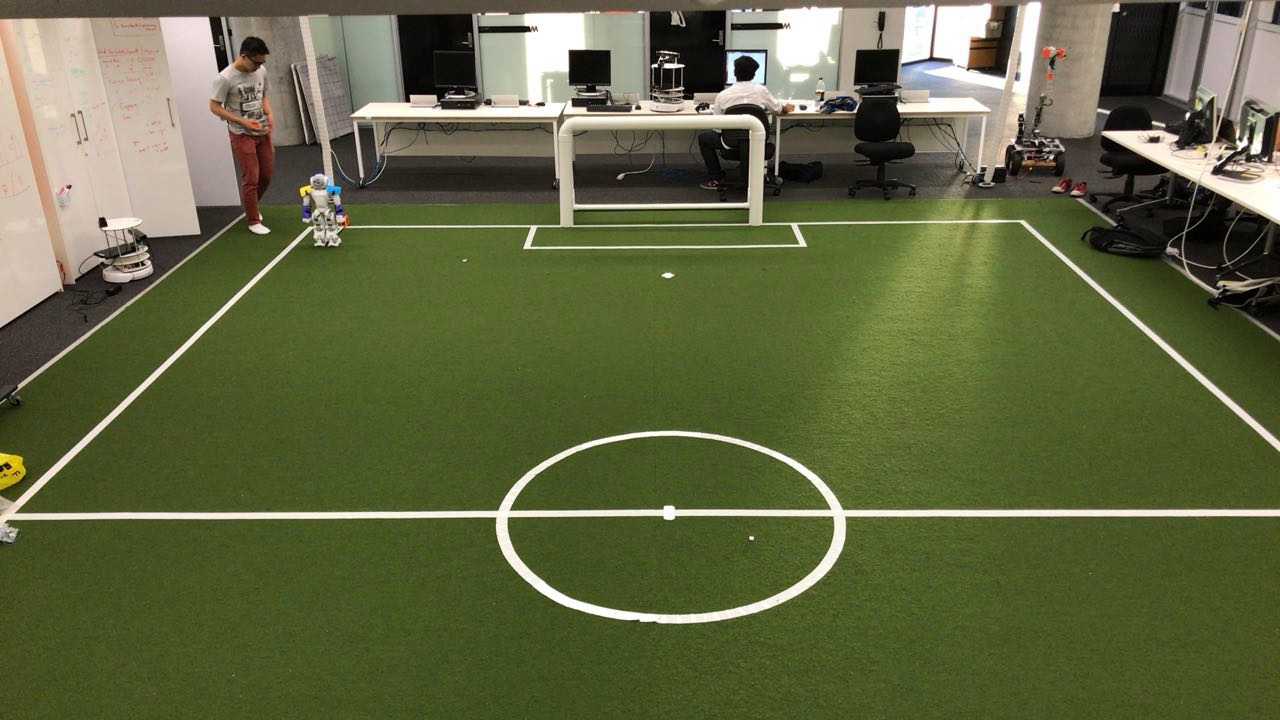
#> input picture calibrationphoto.jpg, 1280 x 720 px, found by its file name
$ python Harris_corner.py   (older library calls are emulated)
#> lines starting #> are read from the running program, lines starting #| are printed output that depends on the picture
import cv2
import numpy as np
import sys
import math

def nothing(*arg):
        pass

# filename = '/home/vctr/Downloads/field_image.resized.jpg'
filename = '/home/rsa/RSA-Major-Project-2016/calibrationphoto.jpg'


cv2.namedWindow('test')
cv2.createTrackbar('blocksize', 'test', 1, 100, nothing)
cv2.createTrackbar('k', 'test', 1, 50, nothing)

while True:
    img = cv2.imread(filename)
#> img is the input picture: shape (720, 1280, 3); mean B, G, R 65.4, 103, 96.8
    gray = cv2.cvtColor(img,cv2.COLOR_BGR2GRAY)
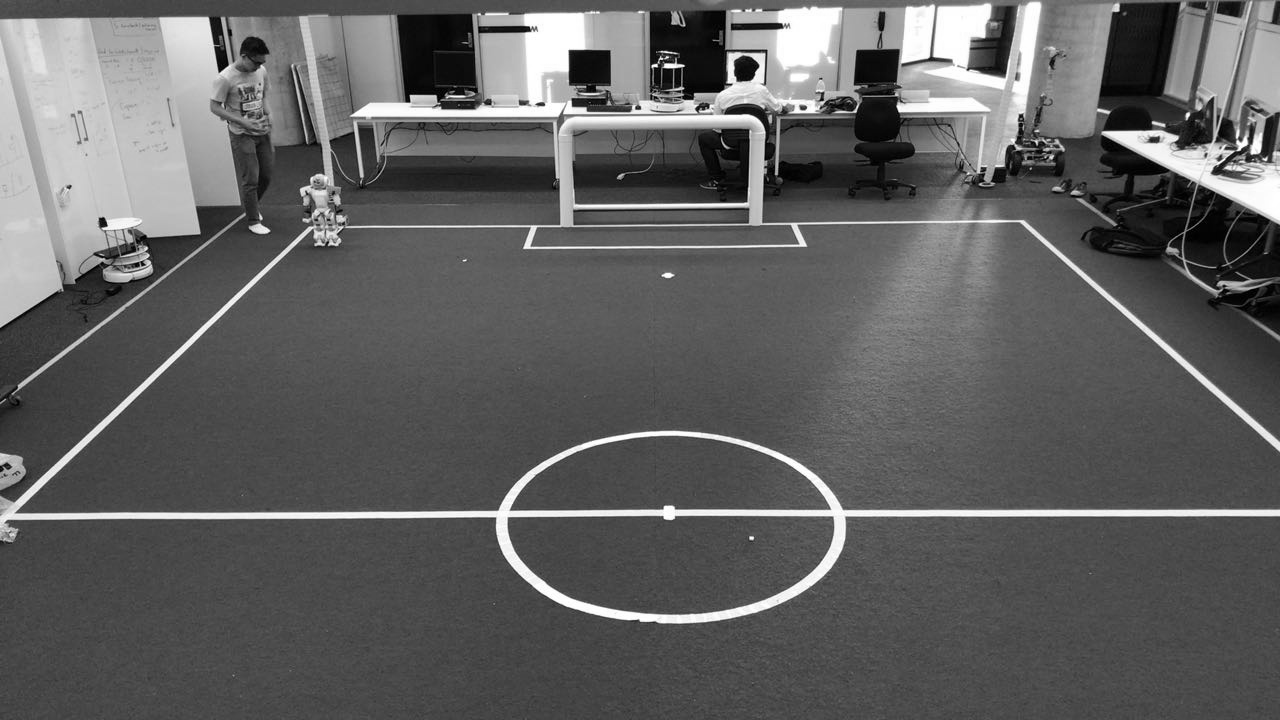
#> gray: shape (720, 1280); min 0, max 255, mean 96.9
    gray = np.float32(gray)

    blocksize = cv2.getTrackbarPos('blocksize', 'test')
    k = 1.0 * cv2.getTrackbarPos('k', 'test') / 100
    dst = cv2.cornerHarris(gray,blocksize,3,k)
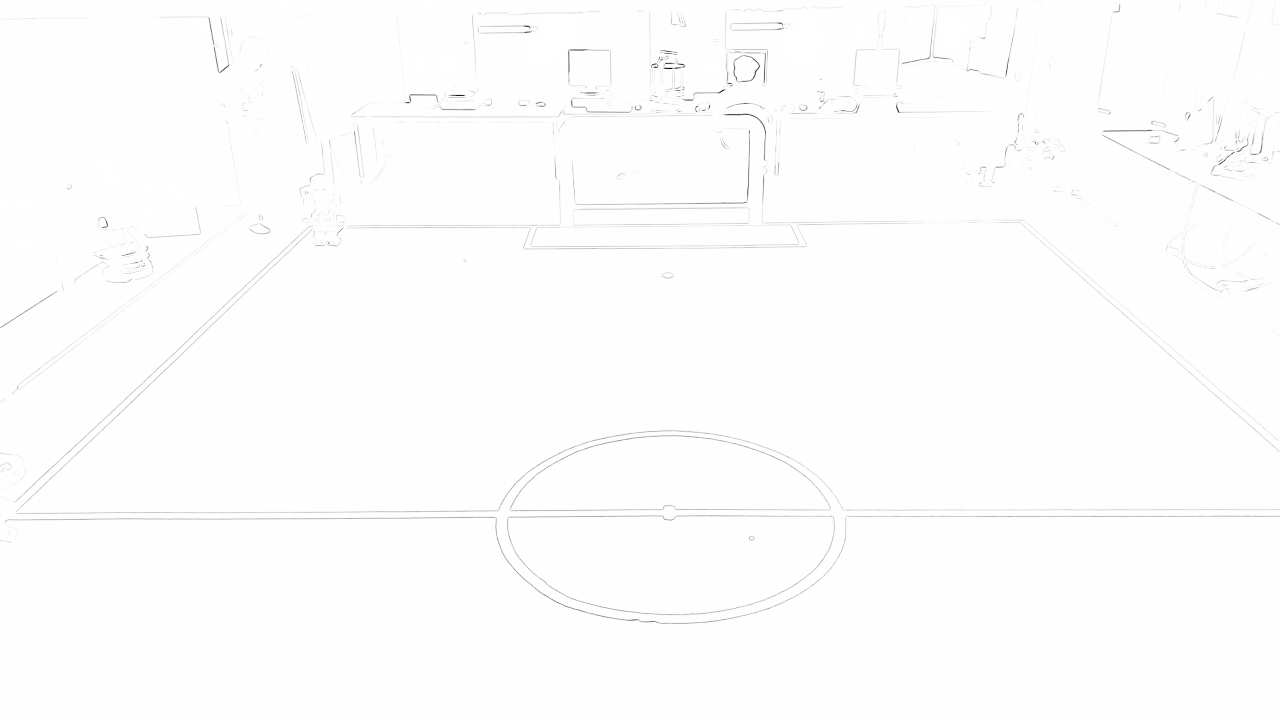
#> dst: shape (720, 1280) float32; min -35156004, max 0, mean -128657.2; drawn with min black and max white

    #result is dilated for marking the corners, not important
    dst = cv2.dilate(dst,None)

    # Threshold for an optimal value, it may vary depending on the image.
    img[dst>0.01*dst.max()]=[0,0,255]

    cv2.imshow('test',img)
    ch = cv2.waitKey(5) & 0xFF
#> (key Esc is pressed here)
    if ch == 27:
#> (the run stopped early here; a loop or call above may not have finished)
